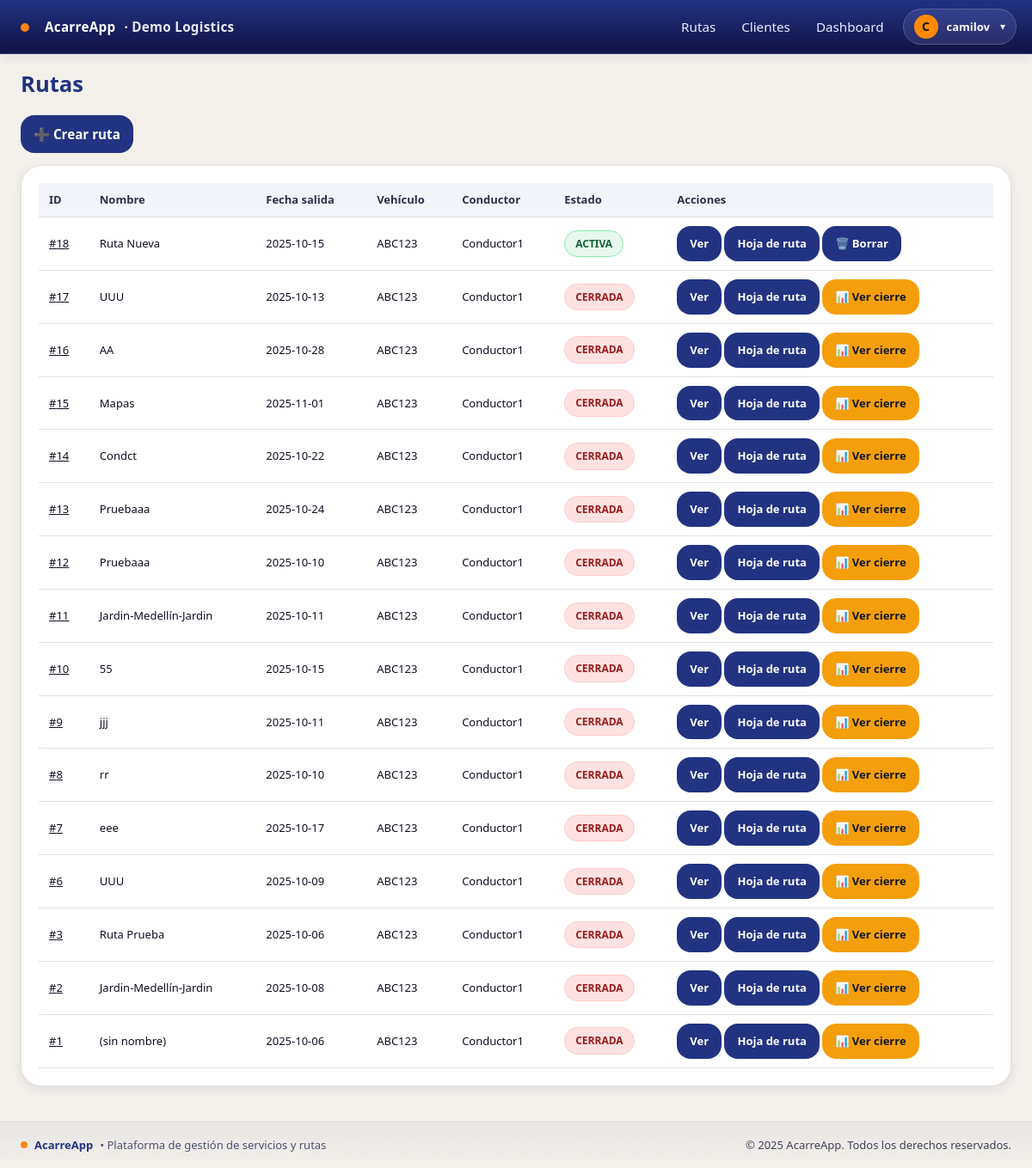
Page /rutas/ (signed in) on the earlier database version.
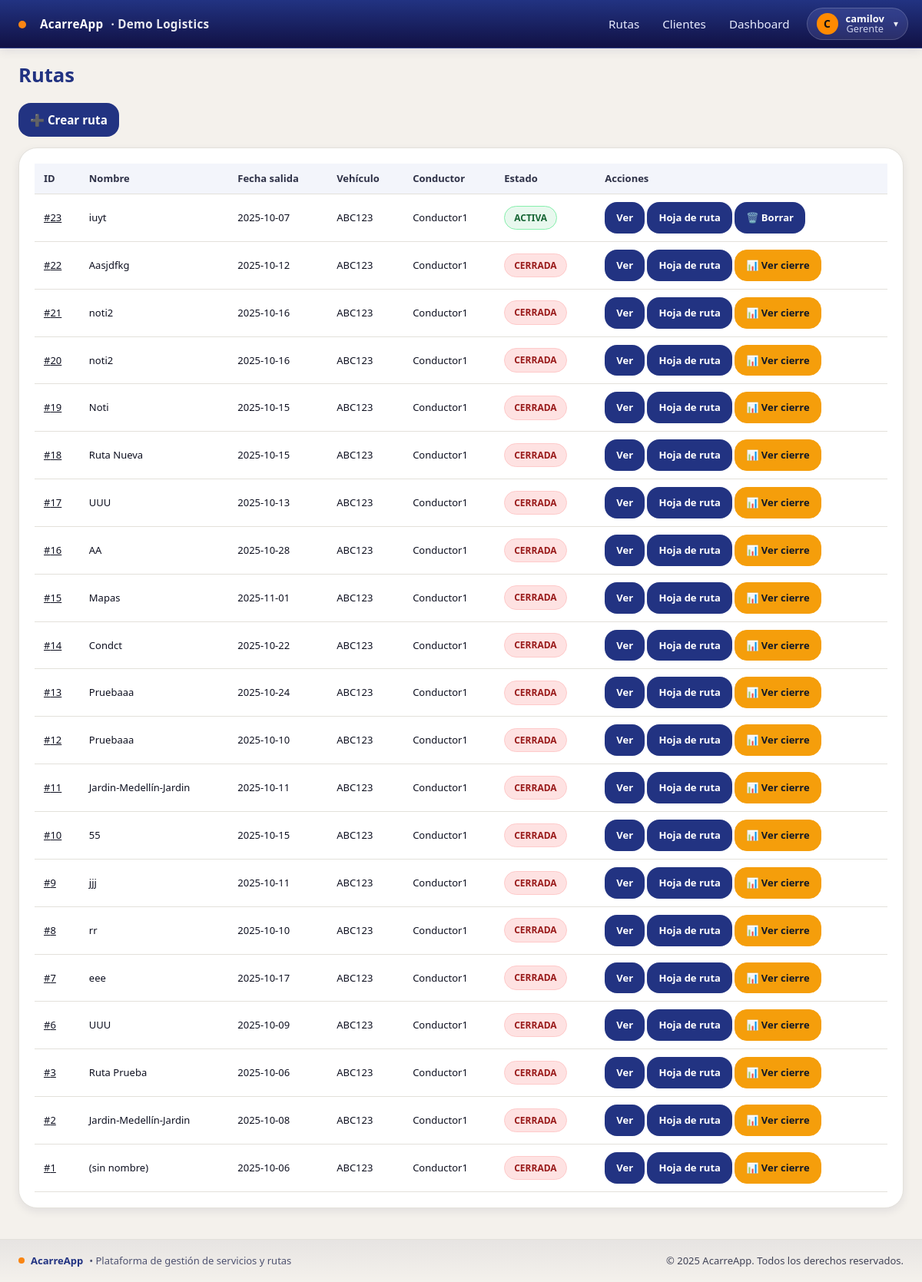
Same page on the later database version.
### empresa/models.py (models this page shows, shortened)
class Empresa(models.Model):
    nombre = models.CharField(max_length=120, unique=True)
    slug = models.SlugField(max_length=60, unique=True)
    nit = models.CharField(max_length=30, blank=True)
    activa = models.BooleanField(default=True)
    created_at = models.DateTimeField(auto_now_add=True)

class Vehiculo(models.Model):
    empresa = models.ForeignKey(Empresa, on_delete=models.PROTECT)
    placa = models.CharField(max_length=15)
    marca = models.CharField(max_length=60, blank=True)
    modelo = models.CharField(max_length=60, blank=True)
    activo = models.BooleanField(default=True)
    class Meta:
        unique_together = [('empresa','placa')]
        ordering = ['placa']
    def __str__(self):
        return self.placa

### rutas/models.py (models this page shows, shortened)
class Ruta(models.Model):
    empresa = models.ForeignKey(Empresa, on_delete=models.CASCADE)
    fecha_salida = models.DateField()
    vehiculo = models.ForeignKey(Vehiculo, on_delete=models.PROTECT)
    conductor = models.ForeignKey(User, on_delete=models.PROTECT)
    base_efectivo = models.DecimalField(max_digits=10, decimal_places=2, default=200000)
    estado = models.CharField(max_length=20, choices=[('ACTIVA', 'Activa'), ('CERRADA', 'Cerrada')], default='ACTIVA')
    nombre = models.CharField(max_length=150, blank=True, help_text="Ej: Jardin - Medellin - Jardin")
    created_at = models.DateTimeField(auto_now_add=True)

### usuarios/models.py (models this page shows, shortened)
class UserProfile(models.Model):
    user = models.OneToOneField(User, on_delete=models.CASCADE)
    empresa = models.ForeignKey(Empresa, on_delete=models.PROTECT, null=True)
    rol = models.CharField(max_length=20, choices=[('GERENTE','Gerente'),('CONDUCTOR','Conductor')])

### rutas/views.py (the view, shortened to what this page needs)
# urls.py: path('', views.RutasListView.as_view(), name='list'),
@method_decorator(login_required, name='dispatch')
class RutasListView(ListView):
        model = Ruta
        template_name = 'rutas/list.html'
        context_object_name = 'rutas'
        paginate_by = 25
        def get_queryset(self):
            emp = get_current_empresa()
            qs = (Ruta.objects
                .filter(empresa=emp)
                .select_related('vehiculo', 'conductor'))
            if is_conductor(self.request.user):
                qs = qs.filter(conductor=self.request.user, estado='ACTIVA')
            GET = self.request.GET
            if not is_conductor(self.request.user):
                if GET.get('activas') == '1':
                    qs = qs.filter(estado='ACTIVA')
                elif GET.get('cerradas') == '1':
                    qs = qs.filter(estado='CERRADA')
            desde = (GET.get('desde') or '').strip() or None
            hasta = (GET.get('hasta') or '').strip() or None
            if desde:
                qs = qs.filter(fecha_salida__date__gte=desde)
            if hasta:
                qs = qs.filter(fecha_salida__date__lte=hasta)
            vehiculos_ids = [v for v in GET.getlist('vehiculos') if v]
            if vehiculos_ids:
                qs = qs.filter(vehiculo_id__in=vehiculos_ids)
            clientes_ids = [c for c in GET.getlist('clientes') if c]
            if clientes_ids:
                qs = qs.filter(servicios__cliente_id__in=clientes_ids)
            q = (GET.get('q') or '').strip()
            return qs.distinct().order_by('-created_at')

### acarreapp/context_processors.py (called while the page is built)
def vapid_public_key(request):
    return {"VAPID_PUBLIC_KEY": settings.VAPID_PUBLIC_KEY}

### acarreapp/tenancy.py (called while the page is built)
def set_current_empresa(empresa):
    _state.empresa = empresa

def get_current_empresa():
    return getattr(_state, 'empresa', None)

def empresa_context(request):
    return {'empresa_actual': get_current_empresa()}

### rutas/views.py (called while the page is built)
def is_conductor(user):
    role = getattr(getattr(user, 'userprofile', None), 'rol', '')
    return role == 'CONDUCTOR' or user.groups.filter(name__iexact='Conductor').exists()

### templates/rutas/list.html (shortened to what this page needs)
{% extends "base.html" %}
{% load formatting l10n %}
{% block content %}
<div id="rutas-page">
  <header class="page-header">
    <h1 class="m-0">Rutas</h1>
  </header>
  <div class="page-actions">
    {% if user.is_superuser or user.is_staff %}
      <a class="btn btn-primary" href="{% url 'rutas:crear' %}">➕ Crear ruta</a>
    {% endif %}
  </div>
  <div class="only-desktop card shadow-sm">
    <div class="card-body p-0">
      <div class="table-responsive">
        <table class="table table-striped table-hover align-middle mb-0">
          <thead class="table-dark">
            <tr>
              <th class="text-center">ID</th>
              <th>Nombre</th>
              <th>Fecha salida</th>
              <th>Vehículo</th>
              <th>Conductor</th>
              <th>Estado</th>
              <th class="text-center">Acciones</th>
            </tr>
          </thead>
          <tbody>
            {% for r in rutas %}
              <tr>
                <td class="text-center">
                  <a href="{% url 'servicios:por_ruta' r.pk %}">#{{ r.id }}</a>
                </td>
                <td>{{ r.nombre|default:"(sin nombre)" }}</td>
                <td>{{ r.fecha_salida|date:"Y-m-d" }}</td>
                <td>{{ r.vehiculo|default:"—" }}</td>
                <td>{{ r.conductor.username|default:"—" }}</td>
                <td>
                  {% if r.estado == "ACTIVA" %}
                    <span class="pill pill--ok">ACTIVA</span>
                  {% else %}
                    <span class="pill pill--bad">CERRADA</span>
                  {% endif %}
                </td>
                <td class="text-center">
                  <a href="{% url 'servicios:por_ruta' r.pk %}" class="btn btn-sm btn-outline-primary">Ver</a>
                  <a href="{% url 'rutas:hoja' r.pk %}" class="btn btn-sm btn-outline-secondary">Hoja de ruta</a>
                  {% if r.estado == "CERRADA" %}
                    <a href="{% url 'rutas:cierre_resumen' r.pk %}" class="btn btn-sm btn-cierre">📊 Ver cierre</a>
                  {% endif %}
                  {% if user.is_superuser or user.is_staff %}
                    {% if r.estado == "ACTIVA" %}
                      <a href="{% url 'rutas:borrar' r.pk %}" class="btn btn-sm btn-outline-dark"
                         onclick="return confirm('¿Borrar ruta y sus servicios/movimientos?');">🗑️ Borrar</a>
                    {% endif %}
                  {% endif %}
                </td>
              </tr>
            {% endfor %}
          </tbody>
        </table>
      </div>
    </div>
  </div>
</div>
{% endblock %}

### templates/base.html (shortened to what this page needs)
{% load static %}
<!doctype html>
<html lang="es">
  <head>
    <link rel="stylesheet" href="{% static 'css/acarreapp.css' %}">
  </head>
  <body>
    {% include "includes/navbar.html" %}
    <main id="contenido" class="section container">
      {% block content %}{% endblock %}
    </main>
    {% include "includes/footer.html" %}
  </body>
</html>

### templates/includes/navbar.html (shortened to what this page needs)
<header class="navbar">
  <div class="container nav-inner" style="padding-left:18px; padding-right:18px;">
    <a class="brand" href="{% url 'rutas:list' %}" style="display:flex;align-items:center;gap:10px;">
      <span class="dot" style="margin-left:6px;margin-right:8px;transform:translateY(1px);"></span>
      <span>AcarreApp</span>
      {% if empresa_actual %}
        <span class="empresa">· {{ empresa_actual.nombre }}</span>
      {% endif %}
    </a>
    {% if request.user.is_authenticated %}
      {% with rol=request.user.userprofile.rol|default_if_none:'' %}
        {% if request.user.is_superuser or request.user.is_staff or rol == 'GERENTE' %}
          <nav class="nav main-nav" aria-label="Navegación principal">
            <a href="{% url 'rutas:list' %}">Rutas</a>
            <a href="{% url 'empresa:clientes_list' %}">Clientes</a>
            <a href="{% url 'dashboard:home' %}">Dashboard</a>
          </nav>
        {% else %}
          <nav class="nav main-nav" aria-label="Navegación principal">
            <a href="{% url 'rutas:list' %}">Rutas</a>
          </nav>
        {% endif %}
        <div class="menu-right" style="display:flex;align-items:center;gap:10px;">
          <button class="userchip" id="userchip" aria-haspopup="true" aria-expanded="false"
                  title="{{ request.user.get_full_name|default:request.user.username }}">
            <span class="avatar">
              {{ request.user.get_full_name|default:request.user.username|first|upper }}
            </span>
            <span class="meta">
              <span class="name">{{ request.user.get_full_name|default:request.user.username }}</span>
              {% if rol %}<span class="role">{{ rol|title }}</span>{% endif %}
            </span>
            <span class="caret">▾</span>
          </button>
        </div>
      {% endwith %}
    {% else %}
      <nav class="nav main-nav" aria-label="Navegación principal">
        <a href="{% url 'login' %}">Iniciar sesión</a>
      </nav>
    {% endif %}
  </div>
</header>

### templates/includes/footer.html
<footer class="footer">
  <div class="container footer-inner">
    <div class="brandline">
      <span class="dot" style="width:8px;height:8px;border-radius:50%;background:var(--accent-500)"></span>
      <strong>AcarreApp</strong>
      <span class="text-muted">• Plataforma de gestión de servicios y rutas</span>
    </div>
    <div class="legal">
      © {% now "Y" %} AcarreApp. Todos los derechos reservados.
    </div>
  </div>
</footer>

### templates/rutas/list.html (style rules this page uses)
#rutas-page .only-desktop { display:block !important; }
.page-header { display:flex;align-items:center;gap:12px }
.page-actions { margin:6px 0 14px }
#rutas-page .btn-cierre { background:#f59e0b;border-color:#f59e0b;color:#111827; }
.pill { display:inline-block;padding:6px 12px;border-radius:9999px;font-size:12px;font-weight:700 }
.pill--ok { background:#e8f8ee;color:#166534;border:1px solid #86efac; }
.pill--bad { background:#fee2e2;color:#991b1b;border:1px solid #fecaca; }

### templates/includes/navbar.html (style rules this page uses)
.userchip { display:inline-flex; align-items:center; gap:10px; padding:6px 12px; border-radius:999px; background:rgba(255,255,255,.10); border:1px solid rgba(255,255,255,.18); backdrop-filter:saturate(120%) blur(6px); cursor:pointer; }
.userchip .avatar { display:grid; place-items:center; width:28px; height:28px; border-radius:999px; background:#ff8a00; color:#111; font-weight:800; font-size:14px; }
.userchip .meta { display:flex; flex-direction:column; line-height:1; }
.userchip .name { font-weight:600; }
.userchip .role { font-size:.8rem; opacity:.85; }
.userchip .caret { font-size:12px; opacity:.9; }

Differences in the rows shown:
added UserProfile: rol "Gerente"
added Ruta: id "23", nombre "iuyt", fecha_salida "2025-10-07", vehiculo "ABC123", conductor.username "Conductor1", estado "ACTIVA"
added Ruta: id "22", nombre "Aasjdfkg", fecha_salida "2025-10-12", vehiculo "ABC123", conductor.username "Conductor1", estado "CERRADA"
added Ruta: id "21", nombre "noti2", fecha_salida "2025-10-16", vehiculo "ABC123", conductor.username "Conductor1", estado "CERRADA"
added Ruta: id "20", nombre "noti2", fecha_salida "2025-10-16", vehiculo "ABC123", conductor.username "Conductor1", estado "CERRADA"
added Ruta: id "19", nombre "Noti", fecha_salida "2025-10-15", vehiculo "ABC123", conductor.username "Conductor1", estado "CERRADA"
changed Ruta "Ruta Nueva": estado "ACTIVA 🗑️ Borrar" → "CERRADA 📊 Ver cierre"
